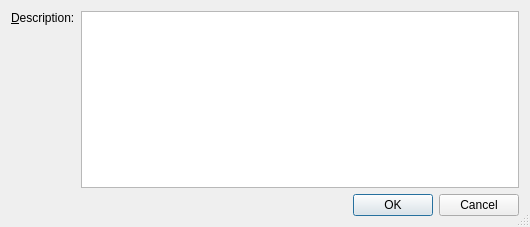
<ui version="4.0" >
 <class>PropertiesDialog</class>
 <widget class="QDialog" name="PropertiesDialog" >
  <property name="geometry" >
   <rect>
    <x>0</x>
    <y>0</y>
    <width>530</width>
    <height>227</height>
   </rect>
  </property>
  <property name="windowTitle" >
   <string>Multiproject Properties</string>
  </property>
  <property name="sizeGripEnabled" >
   <bool>true</bool>
  </property>
  <layout class="QVBoxLayout" >
   <item>
    <layout class="QGridLayout" >
     <item row="0" column="0" >
      <widget class="QLabel" name="descriptionLabel" >
       <property name="text" >
        <string>&amp;Description:</string>
       </property>
       <property name="alignment" >
        <set>Qt::AlignTop</set>
       </property>
       <property name="buddy" >
        <cstring>descriptionEdit</cstring>
       </property>
      </widget>
     </item>
     <item row="0" column="1" >
      <widget class="QTextEdit" name="descriptionEdit" >
       <property name="toolTip" >
        <string>Enter description</string>
       </property>
       <property name="whatsThis" >
        <string>&lt;b>Description&lt;/b>
&lt;p>Enter a short description for the multiproject.&lt;/p></string>
       </property>
       <property name="tabChangesFocus" >
        <bool>true</bool>
       </property>
       <property name="acceptRichText" >
        <bool>false</bool>
       </property>
      </widget>
     </item>
    </layout>
   </item>
   <item>
    <widget class="QDialogButtonBox" name="buttonBox" >
     <property name="orientation" >
      <enum>Qt::Horizontal</enum>
     </property>
     <property name="standardButtons" >
      <set>QDialogButtonBox::Cancel|QDialogButtonBox::Ok</set>
     </property>
    </widget>
   </item>
  </layout>
 </widget>
 <tabstops>
  <tabstop>descriptionEdit</tabstop>
  <tabstop>buttonBox</tabstop>
 </tabstops>
 <resources/>
 <connections>
  <connection>
   <sender>buttonBox</sender>
   <signal>accepted()</signal>
   <receiver>PropertiesDialog</receiver>
   <slot>accept()</slot>
   <hints>
    <hint type="sourcelabel" >
     <x>248</x>
     <y>254</y>
    </hint>
    <hint type="destinationlabel" >
     <x>157</x>
     <y>274</y>
    </hint>
   </hints>
  </connection>
  <connection>
   <sender>buttonBox</sender>
   <signal>rejected()</signal>
   <receiver>PropertiesDialog</receiver>
   <slot>reject()</slot>
   <hints>
    <hint type="sourcelabel" >
     <x>316</x>
     <y>260</y>
    </hint>
    <hint type="destinationlabel" >
     <x>286</x>
     <y>274</y>
    </hint>
   </hints>
  </connection>
 </connections>
</ui>
